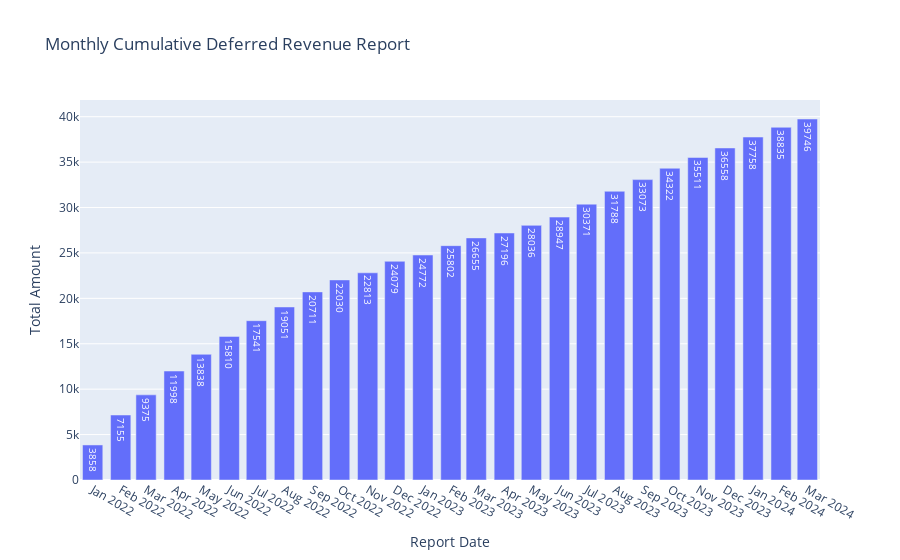

The code cell stored with this chart in its notebook:
### Markdown cell above
# Monthly Cumulative Deferred Revenue Report

### Code cell
cumulative_deferred_revenue_report = pd.read_sql(sql="SELECT * FROM public_ahakobyan.cumulative_deferred_revenue_report", con=PG_CLIENT)
cumulative_deferred_revenue_report['report_date'] = pd.to_datetime(cumulative_deferred_revenue_report['report_date'])

draw_bar_chart(df=cumulative_deferred_revenue_report, title='Monthly Cumulative Deferred Revenue Report')

### Figure 1 — Plotly figure (JSON) as saved in the notebook; plotly's stock layout.template omitted (floating-point values rounded to 4 significant figures)
{"data": [{"text": [3858, 7155, 9375, 11998, 13838, 15810, 17541, 19051, 20711, 22030, 22813, 24079, 24772, 25802, 26655, 27196, 28036, 28947, 30371, 31788, 33073, 34322, 35511, 36558, 37758, 38835, 39746], "textposition": "auto", "type": "bar", "x": ["2022-01-01T00:00:00", "2022-02-01T00:00:00", "2022-03-01T00:00:00", "2022-04-01T00:00:00", "2022-05-01T00:00:00", "2022-06-01T00:00:00", "2022-07-01T00:00:00", "2022-08-01T00:00:00", "2022-09-01T00:00:00", "2022-10-01T00:00:00", "2022-11-01T00:00:00", "2022-12-01T00:00:00", "2023-01-01T00:00:00", "2023-02-01T00:00:00", "2023-03-01T00:00:00", "2023-04-01T00:00:00", "2023-05-01T00:00:00", "2023-06-01T00:00:00", "2023-07-01T00:00:00", "2023-08-01T00:00:00", "2023-09-01T00:00:00", "2023-10-01T00:00:00", "2023-11-01T00:00:00", "2023-12-01T00:00:00", "2024-01-01T00:00:00", "2024-02-01T00:00:00", "2024-03-01T00:00:00"], "y": [3858, 7155, 9375, 11998, 13838, 15810, 17541, 19051, 20711, 22030, 22813, 24079, 24772, 25802, 26655, 27196, 28036, 28947, 30371, 31788, 33073, 34322, 35511, 36558, 37758, 38835, 39746]}], "layout": {"autosize": true, "title": {"text": "Monthly Cumulative Deferred Revenue Report"}, "xaxis": {"autorange": true, "dtick": "M1", "range": ["2021-12-18", "2024-03-15"], "tickmode": "linear", "title": {"text": "Report Date"}, "type": "date"}, "yaxis": {"autorange": true, "range": [0, 41840.0], "title": {"text": "Total Amount"}, "type": "linear"}}}
